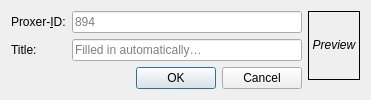
<?xml version="1.0" encoding="UTF-8"?>
<ui version="4.0">
 <class>AddAnimeDialog</class>
 <widget class="QDialog" name="AddAnimeDialog">
  <property name="geometry">
   <rect>
    <x>0</x>
    <y>0</y>
    <width>371</width>
    <height>97</height>
   </rect>
  </property>
  <property name="windowTitle">
   <string>Add Anime</string>
  </property>
  <layout class="QHBoxLayout" name="horizontalLayout">
   <item>
    <layout class="QFormLayout" name="formLayout">
     <item row="0" column="0">
      <widget class="QLabel" name="proxerIDLabel">
       <property name="text">
        <string>Proxer-&amp;ID:</string>
       </property>
       <property name="buddy">
        <cstring>proxerIDLineEdit</cstring>
       </property>
      </widget>
     </item>
     <item row="0" column="1">
      <widget class="QLineEdit" name="proxerIDLineEdit">
       <property name="placeholderText">
        <string>894</string>
       </property>
      </widget>
     </item>
     <item row="1" column="0">
      <widget class="QLabel" name="titleLabel">
       <property name="text">
        <string>Title: </string>
       </property>
      </widget>
     </item>
     <item row="1" column="1">
      <widget class="QLineEdit" name="titleLineEdit">
       <property name="readOnly">
        <bool>true</bool>
       </property>
       <property name="placeholderText">
        <string>Filled in automatically…</string>
       </property>
      </widget>
     </item>
     <item row="2" column="1">
      <widget class="QDialogButtonBox" name="buttonBox">
       <property name="orientation">
        <enum>Qt::Horizontal</enum>
       </property>
       <property name="standardButtons">
        <set>QDialogButtonBox::Cancel|QDialogButtonBox::Ok</set>
       </property>
      </widget>
     </item>
    </layout>
   </item>
   <item>
    <layout class="QVBoxLayout" name="verticalLayout">
     <item>
      <widget class="QLabel" name="previewLabel">
       <property name="minimumSize">
        <size>
         <width>52</width>
         <height>69</height>
        </size>
       </property>
       <property name="maximumSize">
        <size>
         <width>52</width>
         <height>69</height>
        </size>
       </property>
       <property name="frameShape">
        <enum>QFrame::Box</enum>
       </property>
       <property name="text">
        <string>&lt;i&gt;Preview&lt;/i&gt;</string>
       </property>
       <property name="alignment">
        <set>Qt::AlignCenter</set>
       </property>
      </widget>
     </item>
     <item>
      <spacer name="verticalSpacer">
       <property name="orientation">
        <enum>Qt::Vertical</enum>
       </property>
       <property name="sizeHint" stdset="0">
        <size>
         <width>0</width>
         <height>0</height>
        </size>
       </property>
      </spacer>
     </item>
    </layout>
   </item>
  </layout>
 </widget>
 <resources/>
 <connections>
  <connection>
   <sender>buttonBox</sender>
   <signal>accepted()</signal>
   <receiver>AddAnimeDialog</receiver>
   <slot>accept()</slot>
   <hints>
    <hint type="sourcelabel">
     <x>267</x>
     <y>85</y>
    </hint>
    <hint type="destinationlabel">
     <x>157</x>
     <y>274</y>
    </hint>
   </hints>
  </connection>
  <connection>
   <sender>buttonBox</sender>
   <signal>rejected()</signal>
   <receiver>AddAnimeDialog</receiver>
   <slot>reject()</slot>
   <hints>
    <hint type="sourcelabel">
     <x>267</x>
     <y>85</y>
    </hint>
    <hint type="destinationlabel">
     <x>286</x>
     <y>274</y>
    </hint>
   </hints>
  </connection>
 </connections>
</ui>
